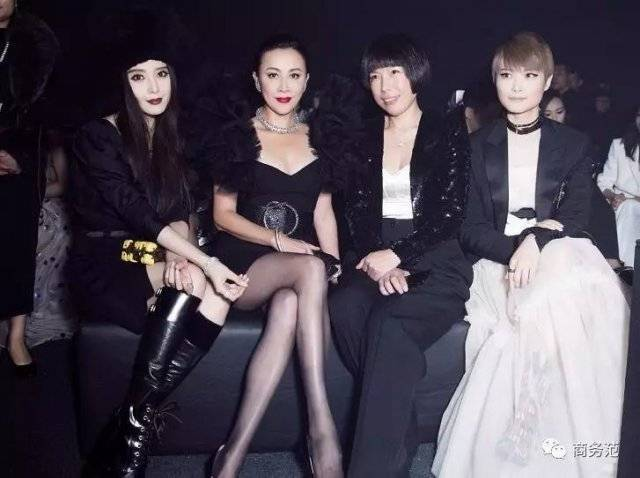
#> input picture image/my_images/face.jpg, 640 x 478 px, given in place of the camera
$ python tensorflow_face_camera.py
#> lines starting #> are read from the running program, lines starting #| are printed output that depends on the picture; after the words box and inside, x2 and y2 are one past the last pixel; in counts of white or black regions, pixels touching at a corner belong together
#> the answer given: image/my_images/face.jpg
#!/usr/bin/python
#coding=utf-8
''' face detect
https://github.com/seathiefwang/FaceRecognition-tensorflow
http://tumumu.cn/2017/05/02/deep-learning-face/
'''
# pylint: disable=invalid-name
import os
import random
import numpy as np
import cv2

def createdir(*args):
    ''' create dir'''
    for item in args:
        if not os.path.exists(item):
            os.makedirs(item)

IMGSIZE = 64


def getpaddingSize(shape):
    ''' get size to make image to be a square rect '''
    h, w = shape
    longest = max(h, w)
    result = (np.array([longest]*4, int) - np.array([h, h, w, w], int)) // 2
    return result.tolist()

def dealwithimage(img, h=64, w=64):
    ''' dealwithimage '''
    #img = cv2.imread(imgpath)
    top, bottom, left, right = getpaddingSize(img.shape[0:2])
    img = cv2.copyMakeBorder(img, top, bottom, left, right, cv2.BORDER_CONSTANT, value=[0, 0, 0])
    img = cv2.resize(img, (h, w))
    return img

def relight(imgsrc, alpha=1, bias=0):
    '''relight'''
    imgsrc = imgsrc.astype(float)
    imgsrc = imgsrc * alpha + bias
    imgsrc[imgsrc < 0] = 0
    imgsrc[imgsrc > 255] = 255
    imgsrc = imgsrc.astype(np.uint8)
    return imgsrc

def getfacefromcamera(outdir):
    createdir(outdir)
    camera = cv2.VideoCapture(0)
    haar = cv2.CascadeClassifier('haarcascade_frontalface_default.xml')
    n = 1
    while 1:
        if (n <= 200):
            print('It`s processing %s image.' % n)
            # 读帧
            success, img = camera.read()
#> img is the input picture: shape (478, 640, 3); mean B, G, R 84.7, 72.6, 79.8

            gray_img = cv2.cvtColor(img, cv2.COLOR_BGR2GRAY)
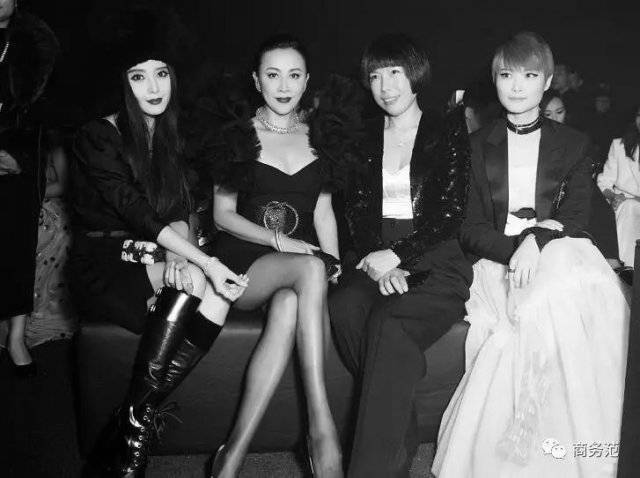
#> gray_img: shape (478, 640); min 0, max 255, mean 76.1
            faces = haar.detectMultiScale(gray_img, 1.3, 5)
#> faces = [[122, 55, 59, 59], [254, 53, 59, 59], [489, 54, 59, 59]]
            for f_x, f_y, f_w, f_h in faces:
                face = img[f_y:f_y+f_h, f_x:f_x+f_w]
                face = cv2.resize(face, (IMGSIZE, IMGSIZE))
                #could deal with face to train
                face = relight(face, random.uniform(0.5, 1.5), random.randint(-50, 50))
                cv2.imwrite(os.path.join(outdir, str(n)+'.jpg'), face)

                cv2.putText(img, 'haha', (f_x, f_y - 20), cv2.FONT_HERSHEY_SIMPLEX, 1, 255, 2)  #显示名字
                img = cv2.rectangle(img, (f_x, f_y), (f_x + f_w, f_y + f_h), (255, 0, 0), 2)
                n+=1
#> this loop made 3 passes
#> (f_x, f_y) on passes 1 to 3: (122, 55), (254, 53), (489, 54)
#> pass 1, in getfacefromcamera, `face = img[f_y:f_y+f_h, f_x:f_x+f_w]`:
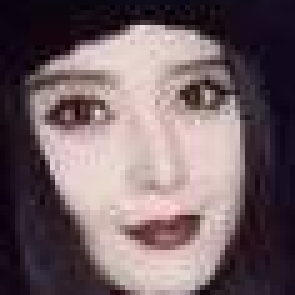
#> face: shape (59, 59, 3) (shown 5 times larger); mean B, G, R 101.6, 97.4, 114.5
#> pass 1, in getfacefromcamera, `face = cv2.resize(face, (IMGSIZE, IMGSIZE))`:
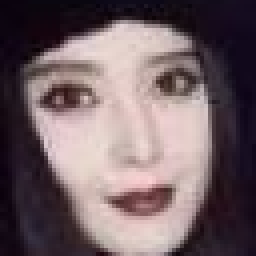
#> face: shape (64, 64, 3) (shown 4 times larger); mean B, G, R 101.5, 97.3, 114.4
#> after the loop:
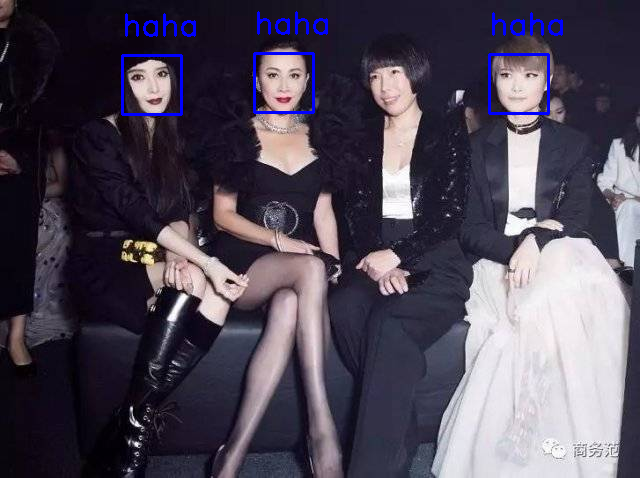
#> img: shape (478, 640, 3); 1.23% of pixels changed, all inside (x1, y1, x2, y2) = (121, 11, 563, 116)
#> after the loop, n = 4
            cv2.imshow('img', img)
            key = cv2.waitKey(30) & 0xff
#> (key Esc is pressed here)
            if key == 27:
                break
        else:
            break
    camera.release()
    cv2.destroyAllWindows()

if __name__ == '__main__':
    name = input('please input yourename: ')
    getfacefromcamera(os.path.join('./image/trainfaces', name))

$ run again, on image/my_images/timg-10.jpg
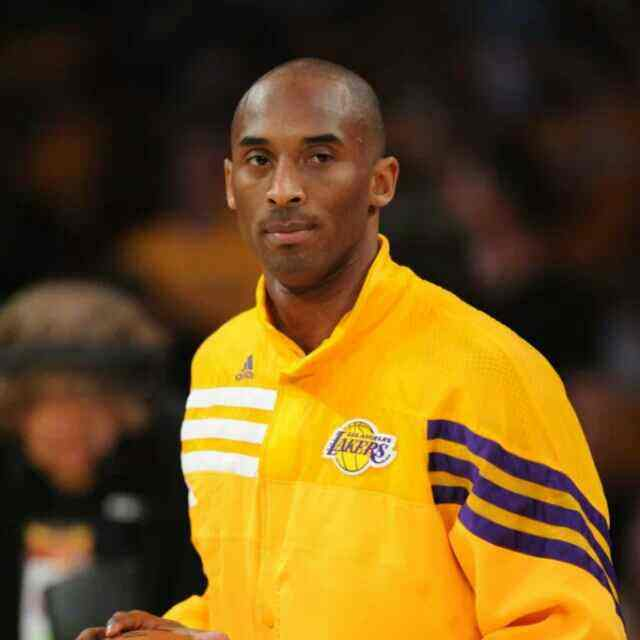
#> input picture image/my_images/timg-10.jpg, 640 x 640 px, given in place of the camera
#> in getfacefromcamera, img is the input picture: shape (640, 640, 3); mean B, G, R 28.7, 80.8, 110.6
#> faces = [[201, 88, 178, 178]]
#> the loop in getfacefromcamera, `for f_x, f_y, f_w, f_h in faces:` made 1 pass
#> (f_x, f_y, f_w, f_h, n) on pass 1: (201, 88, 178, 178, 2)
#> pass 1, in getfacefromcamera, `face = cv2.resize(face, (IMGSIZE, IMGSIZE))`:
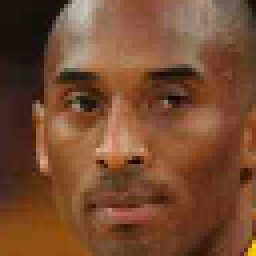
#> face: shape (64, 64, 3) (shown 4 times larger); mean B, G, R 49.4, 75.3, 118.3
#> after the loop in getfacefromcamera, `for f_x, f_y, f_w, f_h in faces:`:
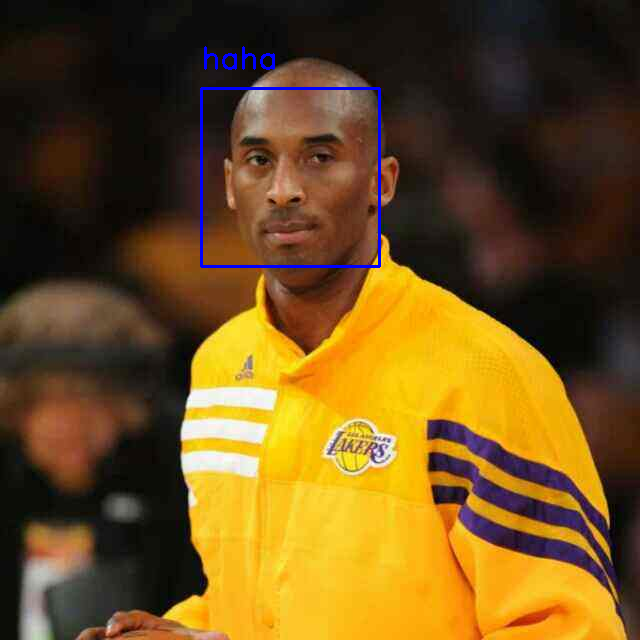
#> img: shape (640, 640, 3); 0.65% of pixels changed, all inside (x1, y1, x2, y2) = (200, 46, 381, 268)
#> after the loop in getfacefromcamera, `for f_x, f_y, f_w, f_h in faces:`: n = 2
